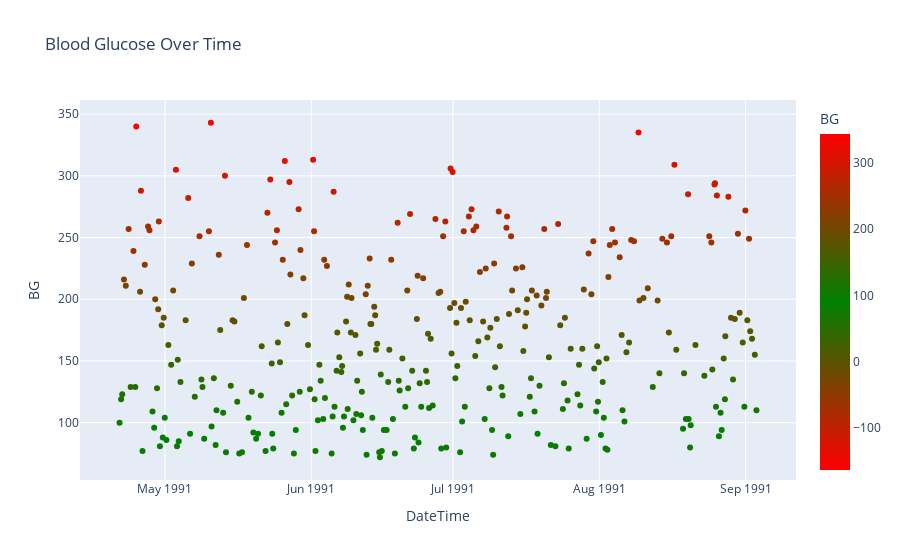

Notebook cell for this chart:
### Code cell
# now that we have cleaned the data, let's visualize it
px.scatter(df, x='DateTime', y='BG', title='Blood Glucose Over Time', color='BG', color_continuous_scale=[(0, "red"), (0.5,"green"), (1.0,"red")], color_continuous_midpoint=90)

### Figure 1 — Plotly figure (JSON) as saved in the notebook; plotly's stock layout.template omitted (floating-point values rounded to 4 significant figures; data arrays with more than 128 entries replaced by an {"elided": "..."} marker saying what was removed)
{"data": [{"hovertemplate": "DateTime=%{x}<br>BG=%{marker.color}<extra></extra>", "legendgroup": "", "marker": {"color": {"elided": "341 int values"}, "coloraxis": "coloraxis", "symbol": "circle"}, "mode": "markers", "name": "", "orientation": "v", "showlegend": false, "type": "scatter", "x": {"elided": "341 str values"}, "xaxis": "x", "y": {"elided": "341 int values"}, "yaxis": "y"}], "layout": {"coloraxis": {"cmid": 90, "colorbar": {"title": {"text": "BG"}}, "colorscale": [[0, "red"], [0.5, "green"], [1, "red"]]}, "legend": {"tracegroupgap": 0}, "title": {"text": "Blood Glucose Over Time"}, "xaxis": {"anchor": "y", "domain": [0, 1], "title": {"text": "DateTime"}}, "yaxis": {"anchor": "x", "domain": [0, 1], "title": {"text": "BG"}}}}
